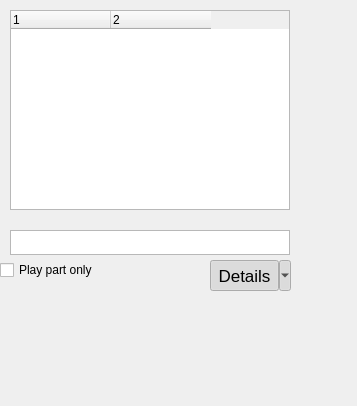
<?xml version="1.0" encoding="UTF-8"?>
<ui version="4.0">
 <class>Mixer</class>
 <widget class="QDockWidget" name="Mixer">
  <property name="enabled">
   <bool>true</bool>
  </property>
  <property name="geometry">
   <rect>
    <x>0</x>
    <y>0</y>
    <width>357</width>
    <height>406</height>
   </rect>
  </property>
  <property name="sizePolicy">
   <sizepolicy hsizetype="Minimum" vsizetype="Minimum">
    <horstretch>0</horstretch>
    <verstretch>0</verstretch>
   </sizepolicy>
  </property>
  <property name="focusPolicy">
   <enum>Qt::ClickFocus</enum>
  </property>
  <property name="floating">
   <bool>false</bool>
  </property>
  <property name="features">
   <set>QDockWidget::DockWidgetClosable|QDockWidget::DockWidgetMovable|QDockWidget::DockWidgetFloatable</set>
  </property>
  <property name="windowTitle">
   <string>Mixer</string>
  </property>
  <widget class="QWidget" name="dockWidgetContents">
   <widget class="QCheckBox" name="partOnlyCheckBox">
    <property name="geometry">
     <rect>
      <x>0</x>
      <y>260</y>
      <width>108</width>
      <height>20</height>
     </rect>
    </property>
    <property name="text">
     <string>Play part only</string>
    </property>
   </widget>
   <widget class="Ms::MixerOptionsButton" name="showDetailsButton">
    <property name="geometry">
     <rect>
      <x>210</x>
      <y>260</y>
      <width>81</width>
      <height>31</height>
     </rect>
    </property>
    <property name="sizePolicy">
     <sizepolicy hsizetype="Fixed" vsizetype="Fixed">
      <horstretch>0</horstretch>
      <verstretch>0</verstretch>
     </sizepolicy>
    </property>
    <property name="minimumSize">
     <size>
      <width>0</width>
      <height>0</height>
     </size>
    </property>
    <property name="maximumSize">
     <size>
      <width>16777215</width>
      <height>16777215</height>
     </size>
    </property>
    <property name="font">
     <font>
      <pointsize>13</pointsize>
     </font>
    </property>
    <property name="toolTip">
     <string>Show / hide extra mixer controls</string>
    </property>
    <property name="whatsThis">
     <string>Show details</string>
    </property>
    <property name="accessibleName">
     <string>Show details</string>
    </property>
    <property name="text">
     <string>Details</string>
    </property>
    <property name="checkable">
     <bool>true</bool>
    </property>
    <property name="checked">
     <bool>true</bool>
    </property>
    <property name="popupMode">
     <enum>QToolButton::MenuButtonPopup</enum>
    </property>
    <property name="toolButtonStyle">
     <enum>Qt::ToolButtonTextOnly</enum>
    </property>
   </widget>
   <widget class="Ms::MixerTreeWidget" name="mixerTreeWidget">
    <property name="geometry">
     <rect>
      <x>10</x>
      <y>10</y>
      <width>280</width>
      <height>200</height>
     </rect>
    </property>
    <property name="sizePolicy">
     <sizepolicy hsizetype="Preferred" vsizetype="Preferred">
      <horstretch>0</horstretch>
      <verstretch>0</verstretch>
     </sizepolicy>
    </property>
    <property name="minimumSize">
     <size>
      <width>280</width>
      <height>200</height>
     </size>
    </property>
    <property name="maximumSize">
     <size>
      <width>16777215</width>
      <height>16777215</height>
     </size>
    </property>
    <property name="accessibleName">
     <string>Mixer Track List</string>
    </property>
    <property name="tabKeyNavigation">
     <bool>true</bool>
    </property>
    <property name="allColumnsShowFocus">
     <bool>true</bool>
    </property>
    <property name="columnCount">
     <number>2</number>
    </property>
    <attribute name="headerCascadingSectionResizes">
     <bool>false</bool>
    </attribute>
    <attribute name="headerMinimumSectionSize">
     <number>80</number>
    </attribute>
    <attribute name="headerStretchLastSection">
     <bool>false</bool>
    </attribute>
    <column>
     <property name="text">
      <string notr="true">1</string>
     </property>
    </column>
    <column>
     <property name="text">
      <string notr="true">2</string>
     </property>
    </column>
   </widget>
   <widget class="QTreeWidget" name="masterVolumeTreeWidget">
    <property name="geometry">
     <rect>
      <x>10</x>
      <y>230</y>
      <width>280</width>
      <height>25</height>
     </rect>
    </property>
    <property name="sizePolicy">
     <sizepolicy hsizetype="Preferred" vsizetype="Preferred">
      <horstretch>0</horstretch>
      <verstretch>0</verstretch>
     </sizepolicy>
    </property>
    <property name="minimumSize">
     <size>
      <width>280</width>
      <height>25</height>
     </size>
    </property>
    <property name="maximumSize">
     <size>
      <width>16777215</width>
      <height>25</height>
     </size>
    </property>
    <property name="tabKeyNavigation">
     <bool>true</bool>
    </property>
    <property name="allColumnsShowFocus">
     <bool>true</bool>
    </property>
    <property name="columnCount">
     <number>2</number>
    </property>
    <attribute name="headerVisible">
     <bool>false</bool>
    </attribute>
    <attribute name="headerCascadingSectionResizes">
     <bool>false</bool>
    </attribute>
    <attribute name="headerMinimumSectionSize">
     <number>80</number>
    </attribute>
    <attribute name="headerStretchLastSection">
     <bool>false</bool>
    </attribute>
    <column>
     <property name="text">
      <string notr="true">1</string>
     </property>
    </column>
    <column>
     <property name="text">
      <string notr="true">2</string>
     </property>
    </column>
   </widget>
  </widget>
 </widget>
 <customwidgets>
  <customwidget>
   <class>Ms::MixerOptionsButton</class>
   <extends>QToolButton</extends>
   <header>mixeroptionsbutton.h</header>
  </customwidget>
  <customwidget>
   <class>Ms::MixerTreeWidget</class>
   <extends>QTreeWidget</extends>
   <header>mixertreewidget.h</header>
  </customwidget>
 </customwidgets>
 <tabstops>
  <tabstop>mixerTreeWidget</tabstop>
  <tabstop>partOnlyCheckBox</tabstop>
 </tabstops>
 <resources>
  <include location="musescore.qrc"/>
  <include location="musescore.qrc"/>
 </resources>
 <connections/>
</ui>
